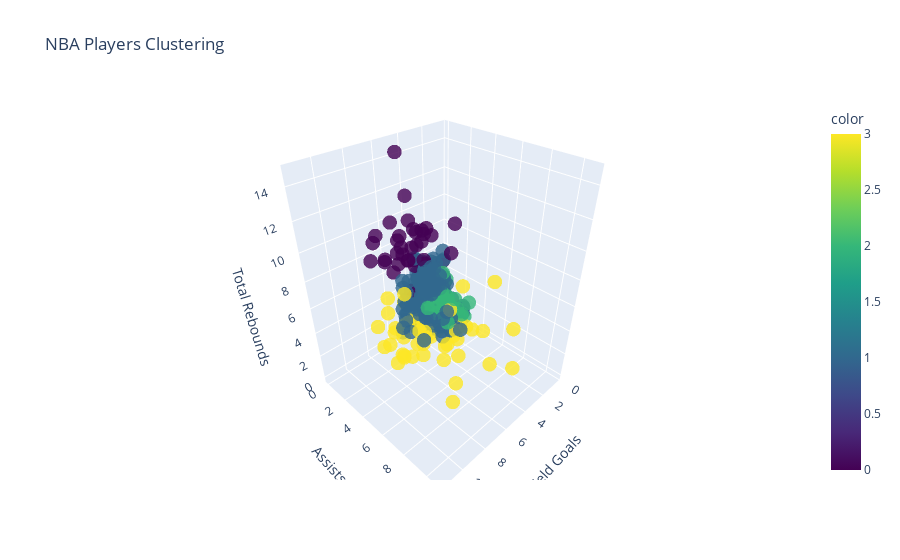

The code cell stored with this chart in its notebook:
### Code cell
#Use the recommended number of cluster (assuming it's different) to retrain your model and visualize the results

# Assuming the recommended number of clusters is 3 for the Center, Point Forward, and Shooting Forward
kmeans_obj1 = KMeans(n_clusters=4, random_state=1).fit(clust_data1)
NBA['Cluster'] = kmeans_obj1.labels_
fig = px.scatter_3d(NBA, x='FG', y='AST', z='TRB', color=kmeans_obj1.labels_,
                     title='NBA Players Clustering',
                     labels={'FG': 'Field Goals', 'AST': 'Assists', 'TRB': 'Total Rebounds'},
                     color_continuous_scale=px.colors.sequential.Viridis)
fig.update_traces(marker=dict(size=5, opacity=0.8))
fig.show()

### Figure 1 — Plotly figure (JSON) as saved in the notebook; plotly's stock layout.template omitted (floating-point values rounded to 4 significant figures; data arrays with more than 128 entries replaced by an {"elided": "..."} marker saying what was removed)
{"data": [{"hovertemplate": "Field Goals=%{x}<br>Assists=%{y}<br>Total Rebounds=%{z}<br>color=%{marker.color}<extra></extra>", "legendgroup": "", "marker": {"color": {"elided": "390 int values"}, "coloraxis": "coloraxis", "opacity": 0.8, "size": 5, "symbol": "circle"}, "mode": "markers", "name": "", "scene": "scene", "showlegend": false, "type": "scatter3d", "x": {"elided": "390 float values"}, "y": {"elided": "390 float values"}, "z": {"elided": "390 float values"}}], "layout": {"coloraxis": {"colorbar": {"title": {"text": "color"}}, "colorscale": [[0, "#440154"], [0.1111, "#482878"], [0.2222, "#3e4989"], [0.3333, "#31688e"], [0.4444, "#26828e"], [0.5556, "#1f9e89"], [0.6667, "#35b779"], [0.7778, "#6ece58"], [0.8889, "#b5de2b"], [1, "#fde725"]]}, "legend": {"tracegroupgap": 0}, "scene": {"domain": {"x": [0, 1], "y": [0, 1]}, "xaxis": {"title": {"text": "Field Goals"}}, "yaxis": {"title": {"text": "Assists"}}, "zaxis": {"title": {"text": "Total Rebounds"}}}, "title": {"text": "NBA Players Clustering"}}}
